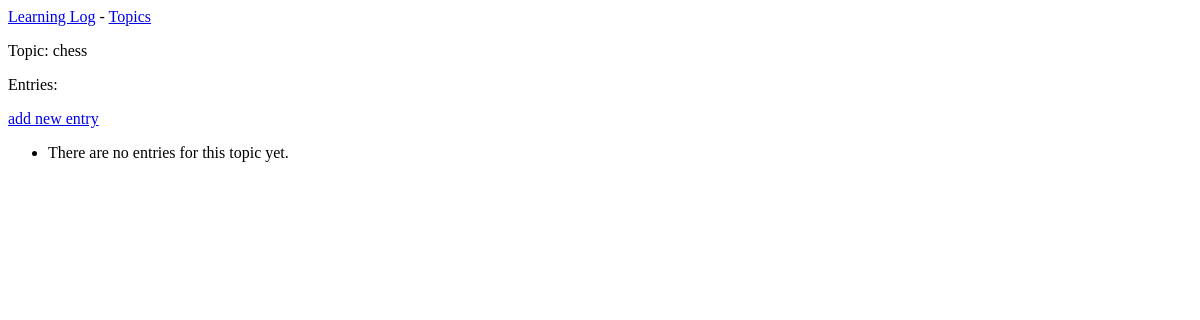
The app's page /topics/1/, older data.
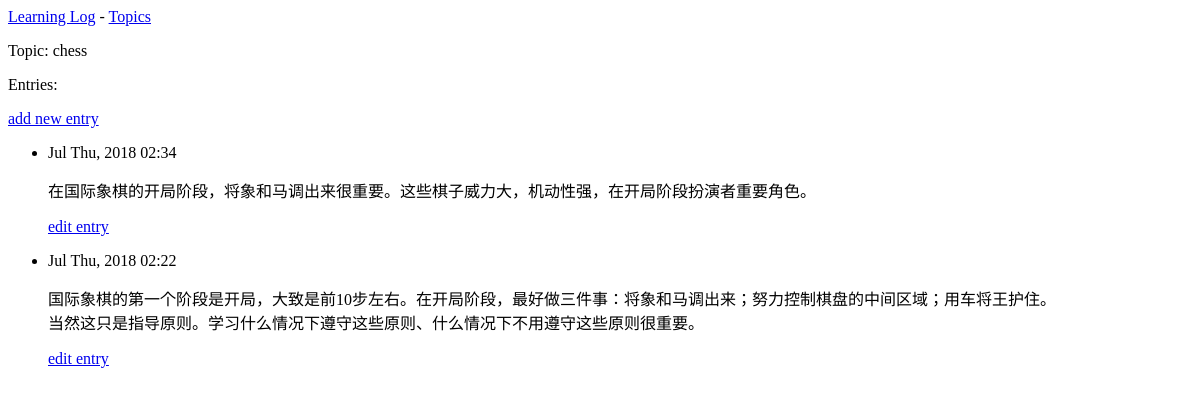
The same page, newer data.
### learning_logs/models.py (models this page shows, shortened)
class Topic(models.Model):
	text = models.CharField(max_length = 200)
	date_added = models.DateTimeField(auto_now_add = True)
	def __str__(self):
		return self.text

class Entry(models.Model):
	topic = models.ForeignKey(Topic,on_delete=models.CASCADE)
	text = models.TextField()
	date_added = models.DateTimeField(auto_now_add = True)
	class Meta:
		verbose_name_plural = 'entries'

### learning_logs/views.py (the view)
# urls.py: url(r'^topics/(?P<topic_id>\d+)/$',views.topic,name='topic'),
def topic(request, topic_id):
	topic = Topic.objects.get(id=topic_id)
	entries = topic.entry_set.order_by('-date_added')
	context = {'topic':topic, 'entries':entries}
	return render(request,'learning_logs/topic.html',context)

### learning_logs/templates/learning_logs/topic.html
{% extends 'learning_logs/base.html' %}
{% block content %}
  <p>Topic: {{ topic }}</p>
  <p>Entries: </p>
  <p>
    <a href="{% url 'learning_logs:new_entry' topic.id %}">add new entry</a>
  </p>
  <ul>
  {% for entry in entries %}
    <li>
      <p>{{ entry.date_added|date:'M D, Y H:i' }}</p>
      <p>{{ entry.text|linebreaks }}</p>
      <p>
        <a href="{% url 'learning_logs:edit_entry' entry.id %}">edit entry</a>
      </p>
    </li>
  {% empty %}
    <li>
      There are no entries for this topic yet.
    </li>
  {% endfor %}
  </ul>
{% endblock content %}

### learning_logs/templates/learning_logs/base.html
<p>
  <a href="{% url 'learning_logs:index' %}">Learning Log</a> -
  <a href="{% url 'learning_logs:topics' %}">Topics</a>
</p>
{% block content %}{% endblock content %}

Row changes from the older to the newer data that the page shows:
added Entry: date_added "Jul Thu, 2018 02:34", text "在国际象棋的开局阶段，将象和马调出来很重要。这些棋子威力大，机动性强，在开局阶段扮演者重要角色。"
added Entry: date_added "Jul Thu, 2018 02:22", text "国际象棋的第一个阶段是开局，大致是前10步左右。在开局阶段，最好做三件事：将象和马调出来；努力控制棋盘的中间区域；用车将王护住。 当然这只是指导原则。学习什么情况下遵守这些原则、什么情况下不用遵守这些原则很重要。"
Text that changed along with them:
text no longer shown: "There are no entries for this topic yet."
